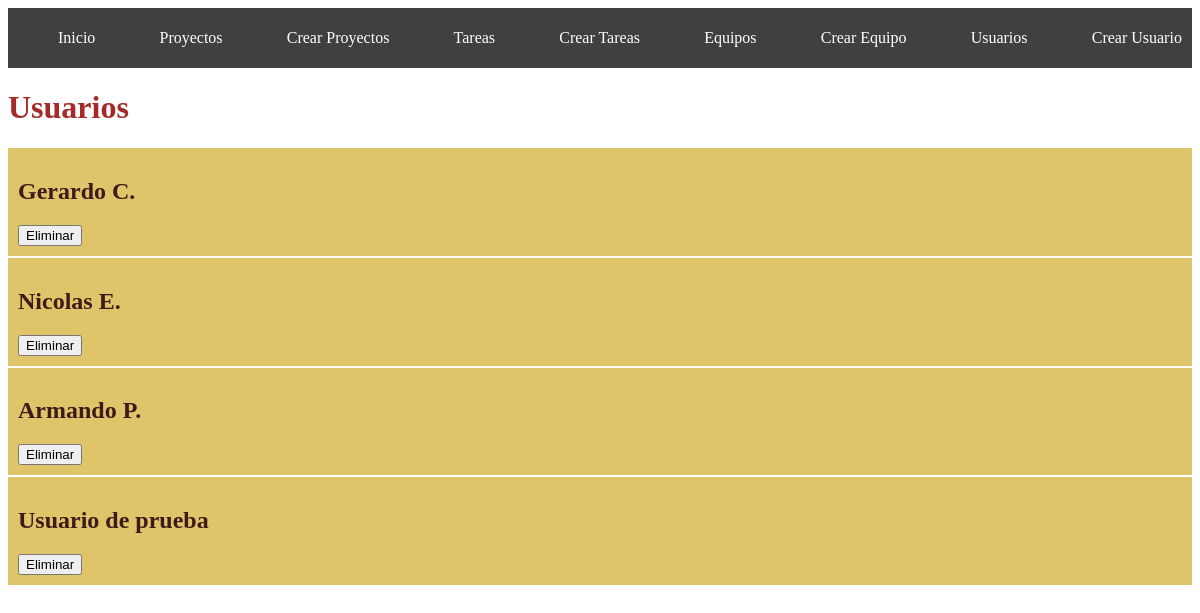
Screenshot of /usuarios/ with the database file from the repository.
### mprojects/models.py (models this page shows, shortened)
class Usuarios(models.Model):
    nombreUsuario = models.CharField(max_length=50)

### mprojects/views.py (the view)
# urls.py: path('usuarios/', views.usuarios, name='usuarios'),
def usuarios(request):
    usuarios = Usuarios.objects.all()
    return render(request, 'usuarios.html', {
        'usuarios': usuarios
    })

### mprojects/templates/usuarios.html (shortened to what this page needs)
{% extends 'layouts/base.html' %}
{% block content %}
<h1>Usuarios</h1>
{% for usuario in usuarios %}
<div class="card">
    <h2 class="title2">{{usuario.nombreUsuario}}</h2>
    <form method="post" action="{% url 'eliminar_usuario' usuario.id %}">
        <button type="submit" class="btn btn-danger">Eliminar</button>
    </form>
</div>
{% endfor %}
{% endblock %}

### mprojects/static/styles/estilos.css (style rules this page uses)
h1 { color: brown; }
h2 { color: rgb(63, 26, 26); }
.title2 { color: rgb(63, 26, 26); }
.card { background: rgb(224, 196, 105); color: rgb(63, 26, 26); padding: 10px; margin-top: 2px; }

### rows the page displays
Usuarios: nombreUsuario "Gerardo C."
Usuarios: nombreUsuario "Nicolas E."
Usuarios: nombreUsuario "Armando P."
Usuarios: nombreUsuario "Usuario de prueba"
